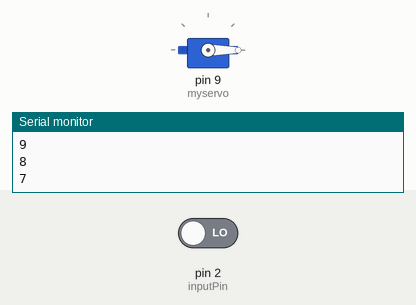
Recording of a sketch running on a simulated Arduino Uno, built with avr-gcc and run on an emulated ATmega328P. Shown: servo, the last lines printed to the serial monitor. The test bench sets the inputs (shaded band); at power-on: pin 2 (inputPin) LOW.

Above: at 2.8 s.
2.9 s: pin 2 (inputPin) driven HIGH
At 14.2 s:
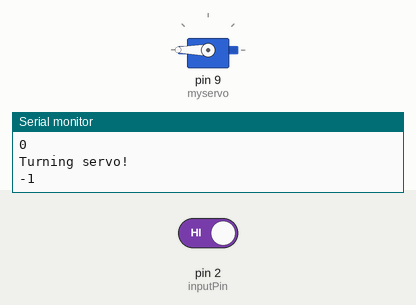
Timing chart, 0 to 14.5 s (numbered marks = the images above; inputs shaded):
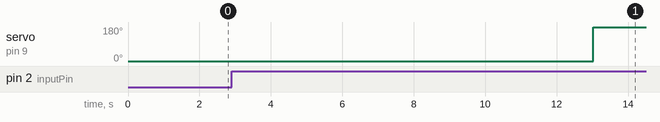

Measured:
- after the input at 2.9 s, servo on pin 9 (myservo): 0° → 180° after 10.1 s instead of 6.1 s

The sketch:

light_switch.ino
```cpp
/* Michael Lynch - 2014 V1.0
 * Light Switch bot v/ Motion Sensor
 * CSH Major Project
 */
#include <Servo.h>
#include <Wire.h>

Servo myservo;  //servo object

int pos = 0; // variable to store servo position
int inputPin = 2;  // input pin for motion sensor
int pirState = LOW; // default state is no motion
int val = 0; // variable for reading the motion sensor status
int tDelay = 1000; // timer value, delays loop for 1s
long countDown = 10; // timer

void setup()
{
  // put your setup code here, to run once:
  myservo.attach(9);
  myservo.write(0);
  pinMode(inputPin, INPUT);

  Serial.begin(9600);
}

void loop() {
  // put your main code here, to run repeatedly:
  val = digitalRead(inputPin);
  if (val == HIGH)   // Checks to see if input is HIGH
  {
    if (pirState == LOW) // detected movement
    {
      Serial.println("Motion!");
      countDown = 10;
      pirState = HIGH;
    }
    else
    {
     countDown--;
     Serial.println(countDown);
   }
  }
  else
  {
    if (pirState = LOW)
    {
     pirState = LOW;
     Serial.println(countDown);
    }
    else
    {
     countDown--;
     Serial.println(countDown);
    }
  }
  if (countDown == 0)
  {
     Serial.println("Turning servo!");
     delay(15);
     myservo.write(180);              // tell servo to go to position in variable 'pos'
     delay(15);                       // waits 15ms for the servo to reach the position
  }
  delay(tDelay);
}
```
